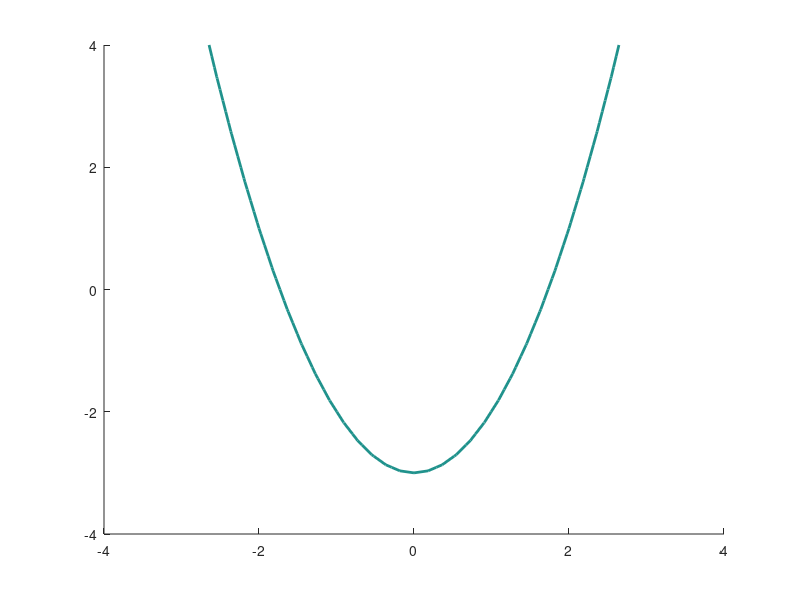

Here is the MATLAB script that generated this plot: (Note: this script raises an error after producing the figure.)
# isoclines.m
#
# Copyright 2015 2016 2017 2018 by John Gambini
#
close all; clc; clear all;

function xdot = f1(x,y)
  xdot = y-x.^2;
endfunction

x = y = linspace(-4,4,45);

[X1,Y1] = meshgrid(x,y);
DY = f1(X1,Y1);

hold on;

contour( x, y, DY, [-3 -3] , "linewidth", 2);

x = y = linspace(-4,4,35);

slopefield("f1",x,y);

hold off;






